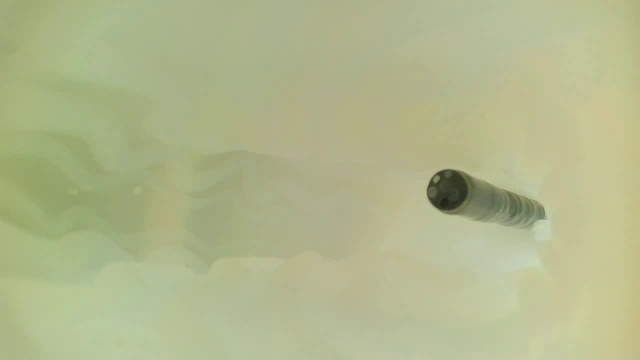
#> input picture sample/test5.jpg, 640 x 360 px
$ python exe_LUTadjust.py
#> lines starting #> are read from the running program, lines starting #| are printed output that depends on the picture
import numpy as np
import cv2 as cv

if __name__ == '__main__':
    img = cv.imread("./sample/test5.jpg", flags=1)  # 读取彩色
#> img is the input picture: shape (360, 640, 3); mean B, G, R 140.9, 183.2, 177.3

    maxG = 128  # 修改颜色通道最大值，0<=maxG<=255
    lutHalf = np.array([int(i * maxG / 255) for i in range(256)]).astype("uint8")
    lutEqual = np.array([i for i in range(256)]).astype("uint8")

    lut3HalfB = np.dstack((lutHalf, lutEqual, lutEqual))  # (1,256,3), B_half/BGR
    lut3HalfG = np.dstack((lutEqual, lutHalf, lutEqual))  # (1,256,3), G_half/BGR
    lut3HalfR = np.dstack((lutEqual, lutEqual, lutHalf))  # (1,256,3), R_half/BGR

    blendHalfB = cv.LUT(img, lut3HalfB)  # B 通道衰减 50%
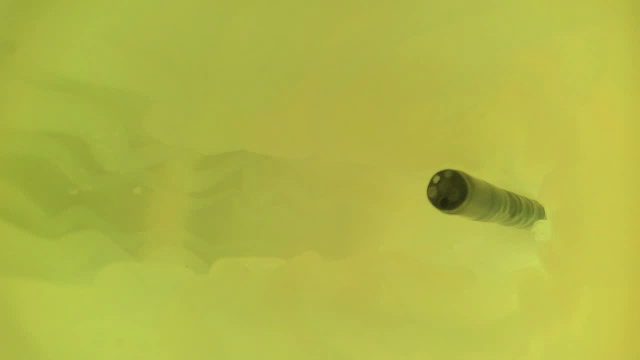
#> blendHalfB: shape (360, 640, 3); mean B, G, R 70.2, 183.2, 177.3
    blendHalfG = cv.LUT(img, lut3HalfG)  # G 通道衰减 50%
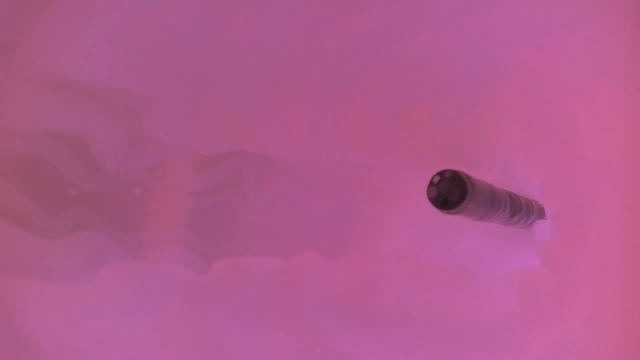
#> blendHalfG: shape (360, 640, 3); mean B, G, R 140.9, 91.4, 177.3
    blendHalfR = cv.LUT(img, lut3HalfR)  # R 通道衰减 50%
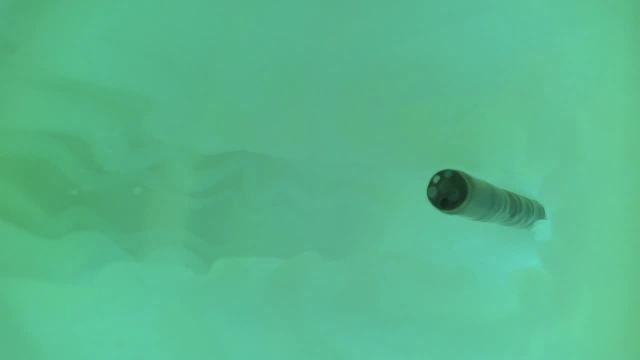
#> blendHalfR: shape (360, 640, 3); mean B, G, R 140.9, 183.2, 88.4

    cv.imshow('blendHalfB', blendHalfB)
    cv.imshow('blendHalfG', blendHalfG)
    cv.imshow('blendHalfR', blendHalfR)
    cv.waitKey(0)
